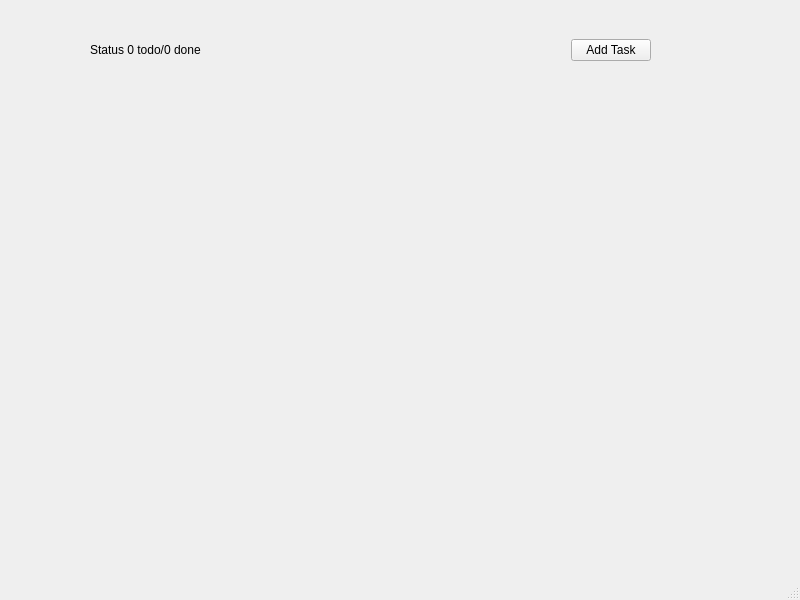
<?xml version="1.0" encoding="UTF-8"?>
<ui version="4.0">
 <class>MainWindow</class>
 <widget class="QMainWindow" name="MainWindow">
  <property name="geometry">
   <rect>
    <x>0</x>
    <y>0</y>
    <width>800</width>
    <height>600</height>
   </rect>
  </property>
  <property name="windowTitle">
   <string>MainWindow</string>
  </property>
  <widget class="QWidget" name="centralwidget">
   <widget class="QWidget" name="horizontalLayoutWidget">
    <property name="geometry">
     <rect>
      <x>90</x>
      <y>10</y>
      <width>561</width>
      <height>80</height>
     </rect>
    </property>
    <layout class="QHBoxLayout" name="horizontalLayout_2">
     <item>
      <widget class="QLabel" name="statusLabel">
       <property name="text">
        <string>Status 0 todo/0 done</string>
       </property>
      </widget>
     </item>
     <item>
      <spacer name="horizontalSpacer">
       <property name="orientation">
        <enum>Qt::Horizontal</enum>
       </property>
       <property name="sizeHint" stdset="0">
        <size>
         <width>40</width>
         <height>20</height>
        </size>
       </property>
      </spacer>
     </item>
     <item>
      <widget class="QPushButton" name="addTaskButton">
       <property name="text">
        <string>Add Task</string>
       </property>
      </widget>
     </item>
    </layout>
   </widget>
  </widget>
  <widget class="QMenuBar" name="menubar">
   <property name="geometry">
    <rect>
     <x>0</x>
     <y>0</y>
     <width>800</width>
     <height>21</height>
    </rect>
   </property>
  </widget>
  <widget class="QStatusBar" name="statusbar"/>
 </widget>
 <resources/>
 <connections/>
</ui>
